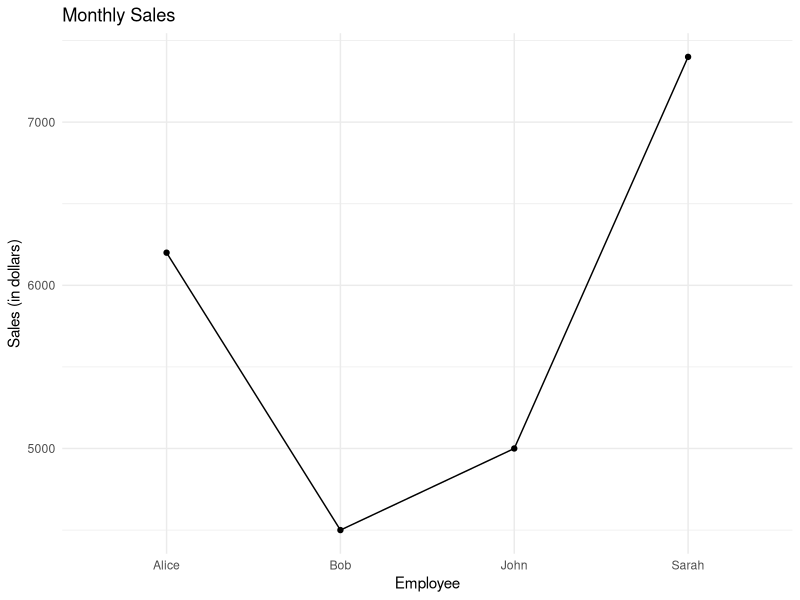
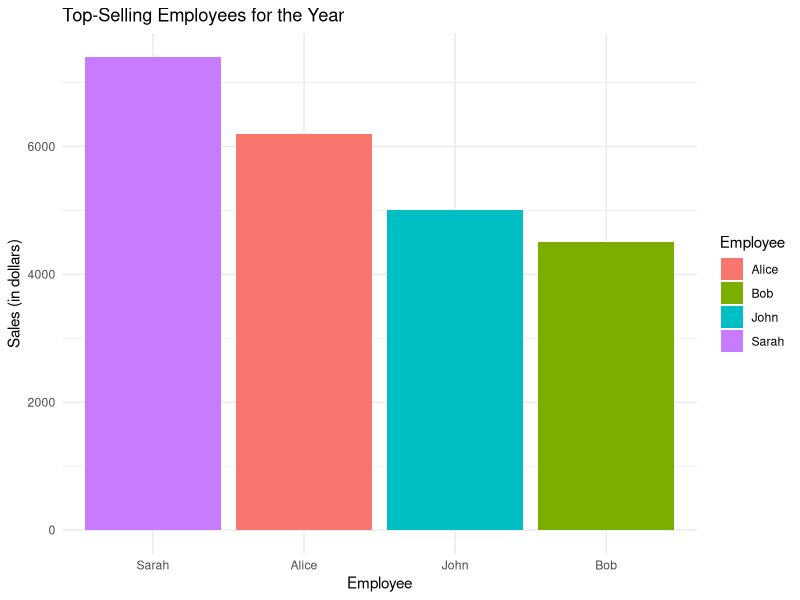
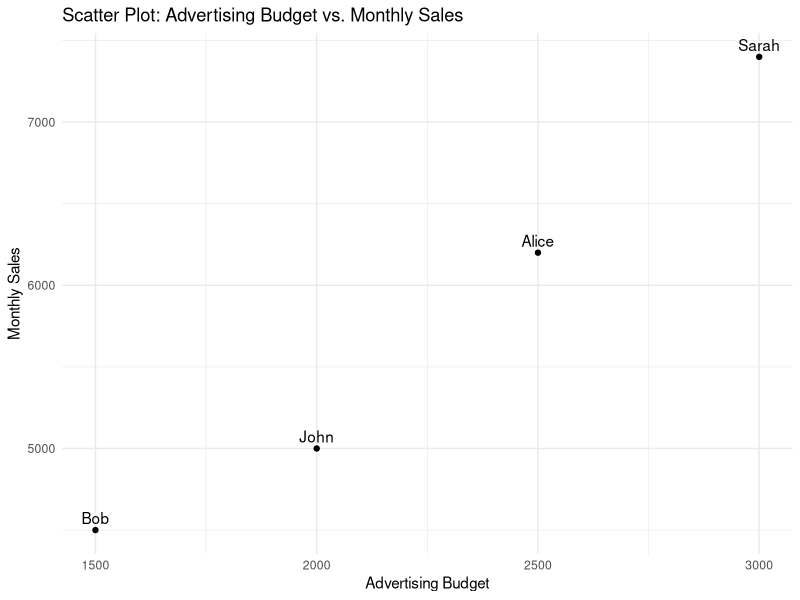

These figures' R source, in order:
# Sample data
sales_data <- data.frame(
  Employee = c("John", "Alice", "Bob", "Sarah"),
  Sales = c(5000, 6200, 4500, 7400),
  Advertising_Budget = c(2000, 2500, 1500, 3000)
)
library(ggplot2)

# Create a line chart
line_chart <- ggplot(sales_data, aes(x = Employee, y = Sales, group = 1)) +
  geom_line() +
  geom_point() +
  labs(title = "Monthly Sales",
       x = "Employee",
       y = "Sales (in dollars)") +
  theme_minimal()
print(line_chart)
#2
sales_data <- sales_data[order(-sales_data$Sales),]
# Generate a bar chart
bar_chart <- ggplot(sales_data, aes(x = reorder(Employee, -Sales), y = Sales, fill = Employee)) +
  geom_bar(stat = "identity") +
  labs(title = "Top-Selling Employees for the Year",
       x = "Employee",
       y = "Sales (in dollars)",
       fill = "Employee") +
  theme_minimal()
# Display the chart
print(bar_chart)
#3
scatter_plot <- ggplot(sales_data, aes(x = Advertising_Budget, y = Sales, label = Employee)) +
  geom_point() +
  geom_text(vjust = -0.5) +  # Add labels above the points
  labs(title = "Scatter Plot: Advertising Budget vs. Monthly Sales",
       x = "Advertising Budget",
       y = "Monthly Sales") +
  theme_minimal()
# Print the plot
print(scatter_plot)
